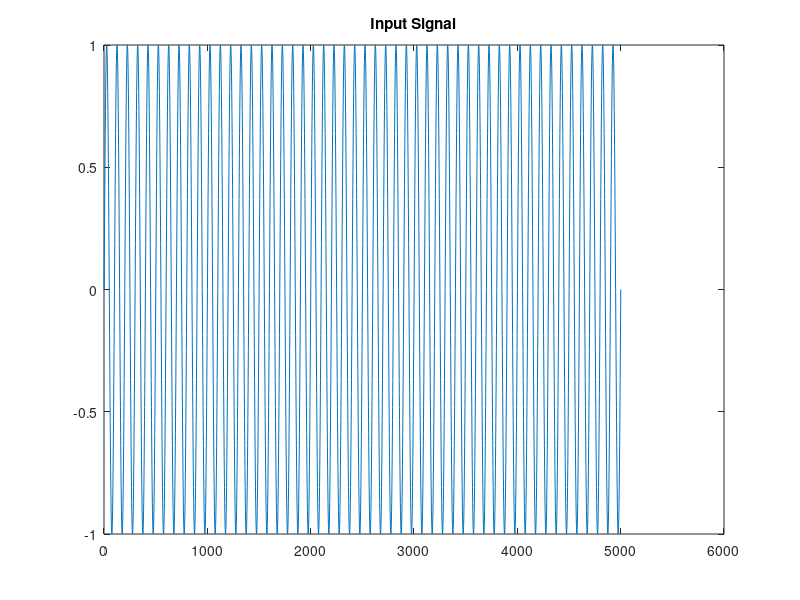
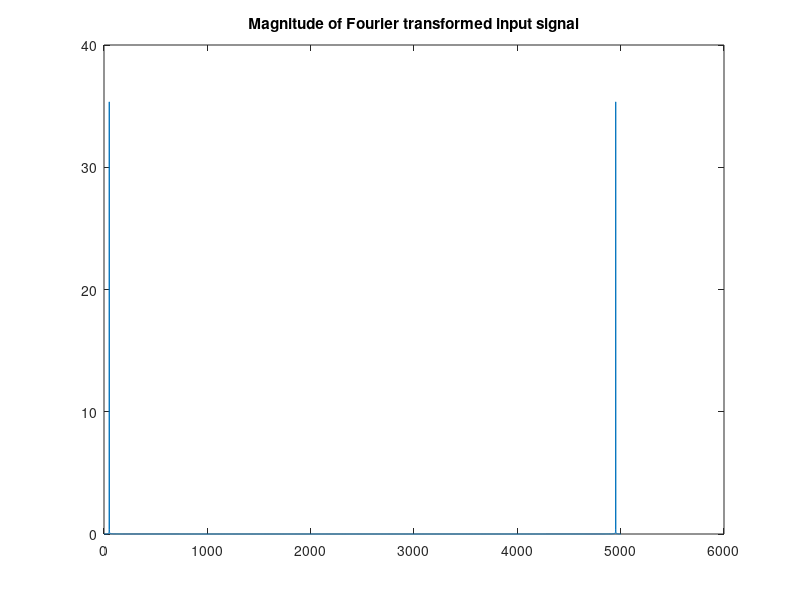

The MATLAB script that drew these images, in order:
% Parseval Example 
% EECE 4510 / 5510 - Marquette University
% Fred J. Frigo, Ph.D.
%  

ff = 25;     % desired frequency in Hz
dur = 2.0;   % duration of the waveform in seconds
tt = 0:1/(100*ff):dur; %-- gives 100 samples per period
xx = sin(2*pi*ff*tt);
N = max(size(tt));  % number of samples

figure();
plot( xx );
title('Input Signal');
sum_time_domain = norm(xx(:))^2

yy=fftn(xx)/sqrt(N);   %Normalize by number of samples
figure();
plot(abs(yy));
title('Magnitude of Fourier transformed input signal');
sum_freq_domain = norm(yy(:))^2
